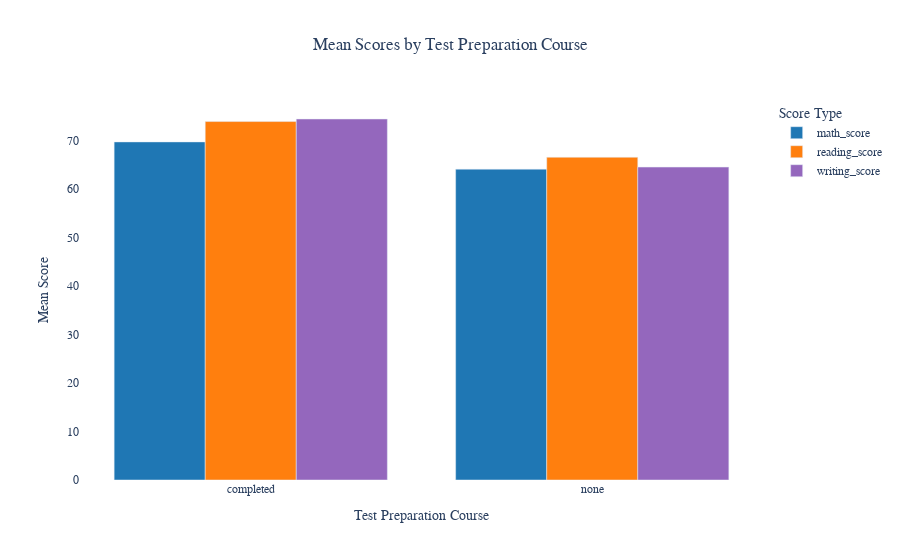

Notebook cell for this chart:
### Markdown cell above
### **Fun Fact:**
>**The graph indicates that a majority of students haven't finished their preparation before the test. 📊📝 Only 358 students completed their coursework before the test, while a whopping 642 students have unfinished coursework. Looks like there's some last-minute cramming going on! 📚🏃♂️**

### Code cell
import plotly.express as px

# Grouping the data by test_preparation_course and calculating the mean of math, reading, and writing scores
grouped_df = df.groupby('test_preparation_course')[['math_score', 'reading_score', 'writing_score']].mean().reset_index()

# Melt the dataframe to long format for easier plotting
melted_df = pd.melt(grouped_df, id_vars='test_preparation_course', var_name='score_type', value_name='mean_score')

# Define color palette for score types
colors = {'math_score': '#1f77b4', 'reading_score': '#ff7f0e', 'writing_score': '#9467bd'}

# Using Plotly Express to create a grouped bar plot
fig = px.bar(melted_df, x='test_preparation_course', y='mean_score', color='score_type',
             title='Mean Scores by Test Preparation Course',
             labels={'test_preparation_course': 'Test Preparation Course', 'mean_score': 'Mean Score', 'score_type': 'Score Type'},
             barmode='group', color_discrete_map=colors)

# Customizing layout
fig.update_layout(
    xaxis=dict(title='Test Preparation Course', showgrid=False),
    yaxis=dict(title='Mean Score', showgrid=False),
    legend_title='Score Type',
    title=dict(x=0.5),
    font=dict(family='Arial', size=12),
    plot_bgcolor='rgba(0,0,0,0)',  # Set plot background color to transparent
    showlegend=True  # Show legend
)

# Remove grid lines
fig.update_xaxes(showgrid=False, zeroline=False)
fig.update_yaxes(showgrid=False, zeroline=False)

# Show the plot
fig.show()

### Figure 1 — Plotly figure (JSON) as saved in the notebook; plotly's stock layout.template omitted (floating-point values rounded to 4 significant figures)
{"data": [{"alignmentgroup": "True", "hovertemplate": "Score Type=math_score<br>Test Preparation Course=%{x}<br>Mean Score=%{y}<extra></extra>", "legendgroup": "math_score", "marker": {"color": "#1f77b4", "pattern": {"shape": ""}}, "name": "math_score", "offsetgroup": "math_score", "orientation": "v", "showlegend": true, "textposition": "auto", "type": "bar", "x": ["completed", "none"], "xaxis": "x", "y": [69.7, 64.08], "yaxis": "y"}, {"alignmentgroup": "True", "hovertemplate": "Score Type=reading_score<br>Test Preparation Course=%{x}<br>Mean Score=%{y}<extra></extra>", "legendgroup": "reading_score", "marker": {"color": "#ff7f0e", "pattern": {"shape": ""}}, "name": "reading_score", "offsetgroup": "reading_score", "orientation": "v", "showlegend": true, "textposition": "auto", "type": "bar", "x": ["completed", "none"], "xaxis": "x", "y": [73.89, 66.53], "yaxis": "y"}, {"alignmentgroup": "True", "hovertemplate": "Score Type=writing_score<br>Test Preparation Course=%{x}<br>Mean Score=%{y}<extra></extra>", "legendgroup": "writing_score", "marker": {"color": "#9467bd", "pattern": {"shape": ""}}, "name": "writing_score", "offsetgroup": "writing_score", "orientation": "v", "showlegend": true, "textposition": "auto", "type": "bar", "x": ["completed", "none"], "xaxis": "x", "y": [74.42, 64.5], "yaxis": "y"}], "layout": {"barmode": "group", "font": {"family": "Arial", "size": 12}, "legend": {"title": {"text": "Score Type"}, "tracegroupgap": 0}, "plot_bgcolor": "rgba(0,0,0,0)", "showlegend": true, "title": {"text": "Mean Scores by Test Preparation Course", "x": 0.5}, "xaxis": {"anchor": "y", "domain": [0, 1], "showgrid": false, "title": {"text": "Test Preparation Course"}, "zeroline": false}, "yaxis": {"anchor": "x", "domain": [0, 1], "showgrid": false, "title": {"text": "Mean Score"}, "zeroline": false}}}
